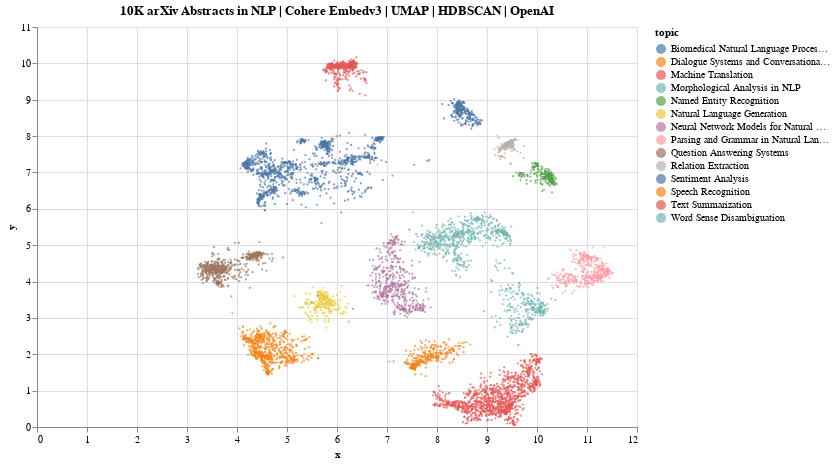

Here is the notebook cell this chart was saved with:
### Code cell
chart = alt.Chart(df).mark_circle(size=5).encode(
    x='x',
    y='y',
    color='topic:N',
    tooltip=['title', 'topic']
).interactive().properties(
    title='10K arXiv Abstracts in NLP | Cohere Embedv3 | UMAP | HDBSCAN | OpenAI',
    width=600,
    height=400,
)
chart.display()

### Figure 1 — Vega specification as saved in the notebook (floating-point values rounded to 4 significant figures; data arrays with more than 128 entries replaced by an {"elided": "..."} marker saying what was removed)
{"$schema": "https://vega.github.io/schema/vega/v5.json", "data": [{"name": "param_2_store"}, {"name": "source_0", "values": {"elided": "6533 records"}}, {"name": "source_0_x_domain_x", "values": [{"min": 3.218, "max": 11.52}]}, {"name": "source_0_y_domain_y", "values": [{"min": 0.051, "max": 10.16}]}, {"name": "source_0_color_domain_topic", "values": [{"topic": "Dialogue Systems and Conversational AI"}, {"topic": "Parsing and Grammar in Natural Language Processing"}, {"topic": "Morphological Analysis in NLP"}, {"topic": "Word Sense Disambiguation"}, {"topic": "Natural Language Generation"}, {"topic": "Speech Recognition"}, {"topic": "Machine Translation"}, {"topic": "Question Answering Systems"}, {"topic": "Text Summarization"}, {"topic": "Biomedical Natural Language Processing"}, {"topic": "Named Entity Recognition"}, {"topic": "Sentiment Analysis"}, {"topic": "Relation Extraction"}, {"topic": "Neural Network Models for Natural Language Processing"}]}], "signals": [{"name": "unit", "value": {}, "on": [{"events": "pointermove", "update": "isTuple(group()) ? group() : unit"}]}, {"name": "param_2", "update": "vlSelectionResolve(\"param_2_store\", \"union\")"}, {"name": "param_2_x", "on": [{"events": [{"source": "view", "type": "dblclick"}], "update": "null"}, {"events": {"signal": "param_2_translate_delta"}, "update": "panLinear(param_2_translate_anchor.extent_x, -param_2_translate_delta.x / width)"}, {"events": {"signal": "param_2_zoom_delta"}, "update": "zoomLinear(domain(\"x\"), param_2_zoom_anchor.x, param_2_zoom_delta)"}]}, {"name": "param_2_y", "on": [{"events": [{"source": "view", "type": "dblclick"}], "update": "null"}, {"events": {"signal": "param_2_translate_delta"}, "update": "panLinear(param_2_translate_anchor.extent_y, param_2_translate_delta.y / height)"}, {"events": {"signal": "param_2_zoom_delta"}, "update": "zoomLinear(domain(\"y\"), param_2_zoom_anchor.y, param_2_zoom_delta)"}]}, {"name": "param_2_tuple", "on": [{"events": [{"signal": "param_2_x || param_2_y"}], "update": "param_2_x && param_2_y ? {unit: \"\", fields: param_2_tuple_fields, values: [param_2_x,param_2_y]} : null"}]}, {"name": "param_2_tuple_fields", "value": [{"field": "x", "channel": "x", "type": "R"}, {"field": "y", "channel": "y", "type": "R"}]}, {"name": "param_2_translate_anchor", "value": {}, "on": [{"events": [{"source": "scope", "type": "pointerdown"}], "update": "{x: x(unit), y: y(unit), extent_x: domain(\"x\"), extent_y: domain(\"y\")}"}]}, {"name": "param_2_translate_delta", "value": {}, "on": [{"events": [{"source": "window", "between": [{"source": "scope", "type": "pointerdown"}, {"source": "window", "type": "pointerup"}], "consume": true, "type": "pointermove"}], "update": "{x: param_2_translate_anchor.x - x(unit), y: param_2_translate_anchor.y - y(unit)}"}]}, {"name": "param_2_zoom_anchor", "on": [{"events": [{"source": "scope", "consume": true, "type": "wheel"}], "update": "{x: invert(\"x\", x(unit)), y: invert(\"y\", y(unit))}"}]}, {"name": "param_2_zoom_delta", "on": [{"events": [{"source": "scope", "consume": true, "type": "wheel"}], "update": "pow(1.001, event.deltaY * pow(16, event.deltaMode))", "force": true}]}, {"name": "param_2_modify", "on": [{"events": {"signal": "param_2_tuple"}, "update": "modify(\"param_2_store\", param_2_tuple, true)"}]}], "marks": [{"type": "symbol", "name": "marks", "from": {"data": "source_0"}, "encode": {"update": {"size": {"value": 5}, "y": {"field": "y", "scale": "y"}, "shape": {"value": "circle"}, "x": {"field": "x", "scale": "x"}, "opacity": {"value": 0.7}, "fill": {"field": "topic", "scale": "color"}, "tooltip": {"signal": "{\"title\": isValid(datum[\"title\"]) ? datum[\"title\"] : \"\"+datum[\"title\"], \"topic\": isValid(datum[\"topic\"]) ? datum[\"topic\"] : \"\"+datum[\"topic\"]}"}}}, "interactive": true, "clip": true, "style": ["circle"]}], "scales": [{"name": "x", "type": "linear", "domain": [{"signal": "(data(\"source_0_x_domain_x\")[0] || {}).min"}, {"signal": "(data(\"source_0_x_domain_x\")[0] || {}).max"}], "range": [0, {"signal": "width"}], "nice": true, "domainRaw": {"signal": "param_2[\"x\"]"}, "zero": true}, {"name": "y", "type": "linear", "domain": [{"signal": "(data(\"source_0_y_domain_y\")[0] || {}).min"}, {"signal": "(data(\"source_0_y_domain_y\")[0] || {}).max"}], "range": [{"signal": "height"}, 0], "nice": true, "zero": true, "domainRaw": {"signal": "param_2[\"y\"]"}}, {"name": "color", "type": "ordinal", "domain": {"data": "source_0_color_domain_topic", "field": "topic", "sort": true}, "range": "category"}], "axes": [{"scale": "x", "zindex": 0, "aria": false, "orient": "bottom", "gridScale": "y", "maxExtent": 0, "minExtent": 0, "labels": false, "domain": false, "ticks": false, "grid": true, "tickCount": {"signal": "ceil(width/40)"}}, {"scale": "y", "domain": false, "gridScale": "x", "ticks": false, "minExtent": 0, "grid": true, "zindex": 0, "aria": false, "tickCount": {"signal": "ceil(height/40)"}, "maxExtent": 0, "labels": false, "orient": "left"}, {"scale": "x", "labelOverlap": true, "orient": "bottom", "title": "x", "grid": false, "zindex": 0, "tickCount": {"signal": "ceil(width/40)"}, "labelFlush": true}, {"scale": "y", "zindex": 0, "grid": false, "title": "y", "labelOverlap": true, "orient": "left", "tickCount": {"signal": "ceil(height/40)"}}], "title": {"text": "10K arXiv Abstracts in NLP | Cohere Embedv3 | UMAP | HDBSCAN | OpenAI", "frame": "group"}, "style": "cell", "legends": [{"fill": "color", "symbolType": "circle", "title": "topic", "encode": {"symbols": {"update": {"opacity": {"value": 0.7}}}}}], "background": "white", "padding": 5, "width": 600, "height": 400}
